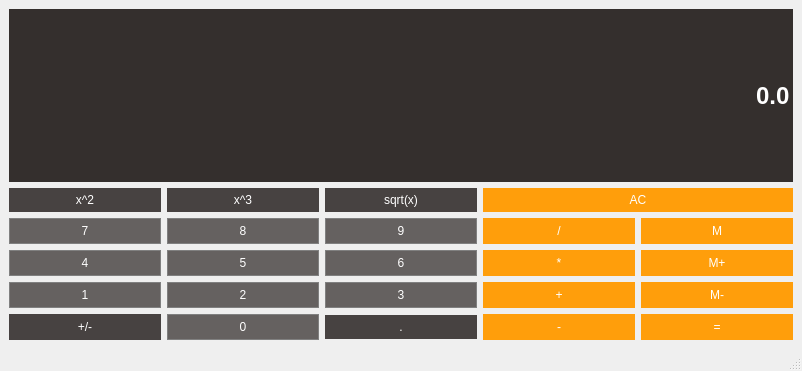
<?xml version="1.0" encoding="UTF-8"?>
<ui version="4.0">
 <class>Calculator</class>
 <widget class="QMainWindow" name="Calculator">
  <property name="geometry">
   <rect>
    <x>0</x>
    <y>0</y>
    <width>802</width>
    <height>371</height>
   </rect>
  </property>
  <property name="sizePolicy">
   <sizepolicy hsizetype="Preferred" vsizetype="Preferred">
    <horstretch>0</horstretch>
    <verstretch>0</verstretch>
   </sizepolicy>
  </property>
  <property name="windowTitle">
   <string>Calculator</string>
  </property>
  <property name="styleSheet">
   <string notr="true"/>
  </property>
  <widget class="QWidget" name="centralwidget">
   <layout class="QGridLayout" name="gridLayout">
    <item row="3" column="0">
     <widget class="QPushButton" name="Square">
      <property name="styleSheet">
       <string notr="true">QPushButton{
	background-color: #474241;
	border: 1px #342f2d;
	padding: 5px;
	color: #FFFFFF;
}
QPushButton:pressed{
	background-color: #A9A9A9;
	border: 1px solid gray;
	padding: 5px;
}</string>
      </property>
      <property name="text">
       <string>x^2</string>
      </property>
     </widget>
    </item>
    <item row="5" column="1">
     <widget class="QPushButton" name="Button5">
      <property name="enabled">
       <bool>true</bool>
      </property>
      <property name="sizePolicy">
       <sizepolicy hsizetype="Preferred" vsizetype="Preferred">
        <horstretch>0</horstretch>
        <verstretch>0</verstretch>
       </sizepolicy>
      </property>
      <property name="styleSheet">
       <string notr="true">QPushButton{
	background-color: #656160;
	border: 1px solid gray;
	padding: 5px;
	color: white;
}
QPushButton:pressed{
	background-color: #A9A9A9;
	border: 1px solid gray;
	padding: 5px;
}</string>
      </property>
      <property name="text">
       <string>5</string>
      </property>
      <property name="iconSize">
       <size>
        <width>20</width>
        <height>20</height>
       </size>
      </property>
     </widget>
    </item>
    <item row="5" column="2">
     <widget class="QPushButton" name="Button6">
      <property name="enabled">
       <bool>true</bool>
      </property>
      <property name="sizePolicy">
       <sizepolicy hsizetype="Preferred" vsizetype="Preferred">
        <horstretch>0</horstretch>
        <verstretch>0</verstretch>
       </sizepolicy>
      </property>
      <property name="styleSheet">
       <string notr="true">QPushButton{
	background-color: #656160;
	border: 1px solid gray;
	padding: 5px;
	color: white;
}
QPushButton:pressed{
	background-color: #A9A9A9;
	border: 1px solid gray;
	padding: 5px;
}</string>
      </property>
      <property name="text">
       <string>6</string>
      </property>
      <property name="iconSize">
       <size>
        <width>20</width>
        <height>20</height>
       </size>
      </property>
     </widget>
    </item>
    <item row="7" column="4">
     <widget class="QPushButton" name="Equals">
      <property name="enabled">
       <bool>true</bool>
      </property>
      <property name="sizePolicy">
       <sizepolicy hsizetype="Preferred" vsizetype="Preferred">
        <horstretch>0</horstretch>
        <verstretch>0</verstretch>
       </sizepolicy>
      </property>
      <property name="styleSheet">
       <string notr="true">QPushButton{
	background-color: #ff9e0b;
	border: 1px #c78021;
	padding: 5px;
	color: #FFFFFF;
}
QPushButton:pressed{
	background-color: #A9A9A9;
	border: 1px #c78021;
	color: #FFFFFF;
}</string>
      </property>
      <property name="text">
       <string>=</string>
      </property>
      <property name="iconSize">
       <size>
        <width>20</width>
        <height>20</height>
       </size>
      </property>
     </widget>
    </item>
    <item row="4" column="1">
     <widget class="QPushButton" name="Button8">
      <property name="enabled">
       <bool>true</bool>
      </property>
      <property name="sizePolicy">
       <sizepolicy hsizetype="Preferred" vsizetype="Preferred">
        <horstretch>0</horstretch>
        <verstretch>0</verstretch>
       </sizepolicy>
      </property>
      <property name="styleSheet">
       <string notr="true">QPushButton{
	background-color: #656160;
	border: 1px solid gray;
	padding: 5px;
	color: white;
}
QPushButton:pressed{
	background-color: #A9A9A9;
	border: 1px solid gray;
	padding: 5px;
}</string>
      </property>
      <property name="text">
       <string>8</string>
      </property>
      <property name="iconSize">
       <size>
        <width>20</width>
        <height>20</height>
       </size>
      </property>
     </widget>
    </item>
    <item row="4" column="2">
     <widget class="QPushButton" name="Button9">
      <property name="enabled">
       <bool>true</bool>
      </property>
      <property name="sizePolicy">
       <sizepolicy hsizetype="Preferred" vsizetype="Preferred">
        <horstretch>0</horstretch>
        <verstretch>0</verstretch>
       </sizepolicy>
      </property>
      <property name="styleSheet">
       <string notr="true">QPushButton{
	background-color: #656160;
	border: 1px solid gray;
	padding: 5px;
	color: white;
}
QPushButton:pressed{
	background-color: #A9A9A9;
	border: 1px solid gray;
	padding: 5px;
}</string>
      </property>
      <property name="text">
       <string>9</string>
      </property>
      <property name="iconSize">
       <size>
        <width>20</width>
        <height>20</height>
       </size>
      </property>
     </widget>
    </item>
    <item row="7" column="2">
     <widget class="QPushButton" name="Dot">
      <property name="styleSheet">
       <string notr="true">QPushButton{
	background-color: #474241;
	border: 1px #342f2d;
	padding: 5px;
	color: #FFFFFF;
}
QPushButton:pressed{
	background-color: #A9A9A9;
	border: 1px solid gray;
	padding: 5px;
}</string>
      </property>
      <property name="text">
       <string>.</string>
      </property>
     </widget>
    </item>
    <item row="4" column="4">
     <widget class="QPushButton" name="MemGet">
      <property name="enabled">
       <bool>true</bool>
      </property>
      <property name="sizePolicy">
       <sizepolicy hsizetype="Preferred" vsizetype="Preferred">
        <horstretch>0</horstretch>
        <verstretch>0</verstretch>
       </sizepolicy>
      </property>
      <property name="styleSheet">
       <string notr="true">QPushButton{
	background-color: #ff9e0b;
	border: 1px #c78021;
	padding: 5px;
	color: #FFFFFF;
}
QPushButton:pressed{
	background-color: #A9A9A9;
	border: 1px #c78021;
	color: #FFFFFF;
}</string>
      </property>
      <property name="text">
       <string>M</string>
      </property>
      <property name="iconSize">
       <size>
        <width>20</width>
        <height>20</height>
       </size>
      </property>
     </widget>
    </item>
    <item row="5" column="4">
     <widget class="QPushButton" name="MemAdd">
      <property name="enabled">
       <bool>true</bool>
      </property>
      <property name="sizePolicy">
       <sizepolicy hsizetype="Preferred" vsizetype="Preferred">
        <horstretch>0</horstretch>
        <verstretch>0</verstretch>
       </sizepolicy>
      </property>
      <property name="styleSheet">
       <string notr="true">QPushButton{
	background-color: #ff9e0b;
	border: 1px #c78021;
	padding: 5px;
	color: #FFFFFF;
}
QPushButton:pressed{
	background-color: #A9A9A9;
	border: 1px #c78021;
	color: #FFFFFF;
}</string>
      </property>
      <property name="text">
       <string>M+</string>
      </property>
      <property name="iconSize">
       <size>
        <width>20</width>
        <height>20</height>
       </size>
      </property>
     </widget>
    </item>
    <item row="6" column="1">
     <widget class="QPushButton" name="Button2">
      <property name="enabled">
       <bool>true</bool>
      </property>
      <property name="sizePolicy">
       <sizepolicy hsizetype="Preferred" vsizetype="Preferred">
        <horstretch>0</horstretch>
        <verstretch>0</verstretch>
       </sizepolicy>
      </property>
      <property name="styleSheet">
       <string notr="true">QPushButton{
	background-color: #656160;
	border: 1px solid gray;
	padding: 5px;
	color: white;
}
QPushButton:pressed{
	background-color: #A9A9A9;
	border: 1px solid gray;
	padding: 5px;
}</string>
      </property>
      <property name="text">
       <string>2</string>
      </property>
      <property name="iconSize">
       <size>
        <width>20</width>
        <height>20</height>
       </size>
      </property>
     </widget>
    </item>
    <item row="7" column="1">
     <widget class="QPushButton" name="Button0">
      <property name="enabled">
       <bool>true</bool>
      </property>
      <property name="sizePolicy">
       <sizepolicy hsizetype="Preferred" vsizetype="Preferred">
        <horstretch>0</horstretch>
        <verstretch>0</verstretch>
       </sizepolicy>
      </property>
      <property name="styleSheet">
       <string notr="true">QPushButton{
	background-color: #656160;
	border: 1px solid gray;
	padding: 5px;
	color: white;
}
QPushButton:pressed{
	background-color: #A9A9A9;
	border: 1px solid gray;
	padding: 5px;
}</string>
      </property>
      <property name="text">
       <string>0</string>
      </property>
      <property name="iconSize">
       <size>
        <width>20</width>
        <height>20</height>
       </size>
      </property>
     </widget>
    </item>
    <item row="7" column="3">
     <widget class="QPushButton" name="Subtract">
      <property name="enabled">
       <bool>true</bool>
      </property>
      <property name="sizePolicy">
       <sizepolicy hsizetype="Preferred" vsizetype="Preferred">
        <horstretch>0</horstretch>
        <verstretch>0</verstretch>
       </sizepolicy>
      </property>
      <property name="styleSheet">
       <string notr="true">QPushButton{
	background-color: #ff9e0b;
	border: 1px #c78021;
	padding: 5px;
	color: #FFFFFF;
}
QPushButton:pressed{
	background-color: #A9A9A9;
	border: 1px #c78021;
	color: #FFFFFF;
}</string>
      </property>
      <property name="text">
       <string>-</string>
      </property>
      <property name="iconSize">
       <size>
        <width>20</width>
        <height>20</height>
       </size>
      </property>
     </widget>
    </item>
    <item row="5" column="3">
     <widget class="QPushButton" name="Times">
      <property name="enabled">
       <bool>true</bool>
      </property>
      <property name="sizePolicy">
       <sizepolicy hsizetype="Preferred" vsizetype="Preferred">
        <horstretch>0</horstretch>
        <verstretch>0</verstretch>
       </sizepolicy>
      </property>
      <property name="styleSheet">
       <string notr="true">QPushButton{
	background-color: #ff9e0b;
	border: 1px #c78021;
	padding: 5px;
	color: #FFFFFF;
}
QPushButton:pressed{
	background-color: #A9A9A9;
	border: 1px #c78021;
	color: #FFFFFF;
}</string>
      </property>
      <property name="text">
       <string>*</string>
      </property>
      <property name="iconSize">
       <size>
        <width>20</width>
        <height>20</height>
       </size>
      </property>
     </widget>
    </item>
    <item row="3" column="1">
     <widget class="QPushButton" name="Cube">
      <property name="styleSheet">
       <string notr="true">QPushButton{
	background-color: #474241;
	border: 1px #342f2d;
	padding: 5px;
	color: #FFFFFF;
}
QPushButton:pressed{
	background-color: #A9A9A9;
	border: 1px solid gray;
	padding: 5px;
}</string>
      </property>
      <property name="text">
       <string>x^3</string>
      </property>
     </widget>
    </item>
    <item row="4" column="0">
     <widget class="QPushButton" name="Button7">
      <property name="enabled">
       <bool>true</bool>
      </property>
      <property name="sizePolicy">
       <sizepolicy hsizetype="Preferred" vsizetype="Preferred">
        <horstretch>0</horstretch>
        <verstretch>0</verstretch>
       </sizepolicy>
      </property>
      <property name="styleSheet">
       <string notr="true">QPushButton{
	background-color: #656160;
	border: 1px solid gray;
	padding: 5px;
	color: white;
}
QPushButton:pressed{
	background-color: #A9A9A9;
	border: 1px solid gray;
	padding: 5px;
}</string>
      </property>
      <property name="text">
       <string>7</string>
      </property>
      <property name="iconSize">
       <size>
        <width>20</width>
        <height>20</height>
       </size>
      </property>
     </widget>
    </item>
    <item row="6" column="4">
     <widget class="QPushButton" name="MemClear">
      <property name="enabled">
       <bool>true</bool>
      </property>
      <property name="sizePolicy">
       <sizepolicy hsizetype="Preferred" vsizetype="Preferred">
        <horstretch>0</horstretch>
        <verstretch>0</verstretch>
       </sizepolicy>
      </property>
      <property name="styleSheet">
       <string notr="true">QPushButton{
	background-color: #ff9e0b;
	border: 1px #c78021;
	padding: 5px;
	color: #FFFFFF;
}
QPushButton:pressed{
	background-color: #A9A9A9;
	border: 1px #c78021;
	color: #FFFFFF;
}</string>
      </property>
      <property name="text">
       <string>M-</string>
      </property>
      <property name="iconSize">
       <size>
        <width>20</width>
        <height>20</height>
       </size>
      </property>
     </widget>
    </item>
    <item row="7" column="0">
     <widget class="QPushButton" name="ChangeSign">
      <property name="enabled">
       <bool>true</bool>
      </property>
      <property name="sizePolicy">
       <sizepolicy hsizetype="Preferred" vsizetype="Preferred">
        <horstretch>0</horstretch>
        <verstretch>0</verstretch>
       </sizepolicy>
      </property>
      <property name="styleSheet">
       <string notr="true">QPushButton{
	background-color: #474241;
	border: 1px #342f2d;
	padding: 5px;
	color: #FFFFFF;
}
QPushButton:pressed{
	background-color: #A9A9A9;
	border: 1px solid gray;
	padding: 5px;
}</string>
      </property>
      <property name="text">
       <string>+/-</string>
      </property>
      <property name="iconSize">
       <size>
        <width>20</width>
        <height>20</height>
       </size>
      </property>
     </widget>
    </item>
    <item row="6" column="3">
     <widget class="QPushButton" name="Add">
      <property name="enabled">
       <bool>true</bool>
      </property>
      <property name="sizePolicy">
       <sizepolicy hsizetype="Preferred" vsizetype="Preferred">
        <horstretch>0</horstretch>
        <verstretch>0</verstretch>
       </sizepolicy>
      </property>
      <property name="styleSheet">
       <string notr="true">QPushButton{
	background-color: #ff9e0b;
	border: 1px #c78021;
	padding: 5px;
	color: #FFFFFF;
}
QPushButton:pressed{
	background-color: #A9A9A9;
	border: 1px #c78021;
	color: #FFFFFF;
}</string>
      </property>
      <property name="text">
       <string>+</string>
      </property>
      <property name="iconSize">
       <size>
        <width>20</width>
        <height>20</height>
       </size>
      </property>
     </widget>
    </item>
    <item row="0" column="0" colspan="5">
     <widget class="QLineEdit" name="Display">
      <property name="sizePolicy">
       <sizepolicy hsizetype="Preferred" vsizetype="Expanding">
        <horstretch>0</horstretch>
        <verstretch>0</verstretch>
       </sizepolicy>
      </property>
      <property name="font">
       <font>
        <pointsize>18</pointsize>
        <bold>true</bold>
       </font>
      </property>
      <property name="styleSheet">
       <string notr="true">QLineEdit{
	background-color: #342f2d;
	border: 1px #342f2d;
	color: #ffffff;
}</string>
      </property>
      <property name="text">
       <string>0.0</string>
      </property>
      <property name="alignment">
       <set>Qt::AlignRight|Qt::AlignTrailing|Qt::AlignVCenter</set>
      </property>
     </widget>
    </item>
    <item row="3" column="2">
     <widget class="QPushButton" name="SquareRoot">
      <property name="styleSheet">
       <string notr="true">QPushButton{
	background-color: #474241;
	border: 1px #342f2d;
	padding: 5px;
	color: #FFFFFF;
}
QPushButton:pressed{
	background-color: #A9A9A9;
	border: 1px solid gray;
	padding: 5px;
}</string>
      </property>
      <property name="text">
       <string>sqrt(x)</string>
      </property>
     </widget>
    </item>
    <item row="6" column="2">
     <widget class="QPushButton" name="Button3">
      <property name="enabled">
       <bool>true</bool>
      </property>
      <property name="sizePolicy">
       <sizepolicy hsizetype="Preferred" vsizetype="Preferred">
        <horstretch>0</horstretch>
        <verstretch>0</verstretch>
       </sizepolicy>
      </property>
      <property name="styleSheet">
       <string notr="true">QPushButton{
	background-color: #656160;
	border: 1px solid gray;
	padding: 5px;
	color: white;
}
QPushButton:pressed{
	background-color: #A9A9A9;
	border: 1px solid gray;
	padding: 5px;
}</string>
      </property>
      <property name="text">
       <string>3</string>
      </property>
      <property name="iconSize">
       <size>
        <width>20</width>
        <height>20</height>
       </size>
      </property>
     </widget>
    </item>
    <item row="3" column="3" colspan="2">
     <widget class="QPushButton" name="Clear">
      <property name="enabled">
       <bool>true</bool>
      </property>
      <property name="sizePolicy">
       <sizepolicy hsizetype="Preferred" vsizetype="Preferred">
        <horstretch>0</horstretch>
        <verstretch>0</verstretch>
       </sizepolicy>
      </property>
      <property name="styleSheet">
       <string notr="true">QPushButton{
	background-color: #ff9e0b;
	border: 1px #c78021;
	padding: 5px;
	color: #FFFFFF;
}
QPushButton:pressed{
	background-color: #A9A9A9;
	border: 1px #c78021;
	color: #FFFFFF;
}</string>
      </property>
      <property name="text">
       <string>AC</string>
      </property>
      <property name="iconSize">
       <size>
        <width>20</width>
        <height>20</height>
       </size>
      </property>
     </widget>
    </item>
    <item row="6" column="0">
     <widget class="QPushButton" name="Button1">
      <property name="enabled">
       <bool>true</bool>
      </property>
      <property name="sizePolicy">
       <sizepolicy hsizetype="Preferred" vsizetype="Preferred">
        <horstretch>0</horstretch>
        <verstretch>0</verstretch>
       </sizepolicy>
      </property>
      <property name="styleSheet">
       <string notr="true">QPushButton{
	background-color: #656160;
	border: 1px solid gray;
	padding: 5px;
	color: white;
}
QPushButton:pressed{
	background-color: #A9A9A9;
	border: 1px solid gray;
	padding: 5px;
}</string>
      </property>
      <property name="text">
       <string>1</string>
      </property>
      <property name="iconSize">
       <size>
        <width>20</width>
        <height>20</height>
       </size>
      </property>
     </widget>
    </item>
    <item row="5" column="0">
     <widget class="QPushButton" name="Button4">
      <property name="enabled">
       <bool>true</bool>
      </property>
      <property name="sizePolicy">
       <sizepolicy hsizetype="Preferred" vsizetype="Preferred">
        <horstretch>0</horstretch>
        <verstretch>0</verstretch>
       </sizepolicy>
      </property>
      <property name="styleSheet">
       <string notr="true">QPushButton{
	background-color: #656160;
	border: 1px solid gray;
	padding: 5px;
	color: white;
}
QPushButton:pressed{
	background-color: #A9A9A9;
	border: 1px solid gray;
	padding: 5px;
}</string>
      </property>
      <property name="text">
       <string>4</string>
      </property>
      <property name="iconSize">
       <size>
        <width>20</width>
        <height>20</height>
       </size>
      </property>
     </widget>
    </item>
    <item row="4" column="3">
     <widget class="QPushButton" name="Divide">
      <property name="enabled">
       <bool>true</bool>
      </property>
      <property name="sizePolicy">
       <sizepolicy hsizetype="Preferred" vsizetype="Preferred">
        <horstretch>0</horstretch>
        <verstretch>0</verstretch>
       </sizepolicy>
      </property>
      <property name="styleSheet">
       <string notr="true">QPushButton{
	background-color: #ff9e0b;
	border: 1px #c78021;
	padding: 5px;
	color: #FFFFFF;
}
QPushButton:pressed{
	background-color: #A9A9A9;
	border: 1px #c78021;
	color: #FFFFFF;
}</string>
      </property>
      <property name="text">
       <string>/</string>
      </property>
      <property name="iconSize">
       <size>
        <width>20</width>
        <height>20</height>
       </size>
      </property>
     </widget>
    </item>
   </layout>
  </widget>
  <widget class="QMenuBar" name="menubar">
   <property name="geometry">
    <rect>
     <x>0</x>
     <y>0</y>
     <width>802</width>
     <height>25</height>
    </rect>
   </property>
  </widget>
  <widget class="QStatusBar" name="statusbar"/>
 </widget>
 <resources/>
 <connections/>
</ui>
